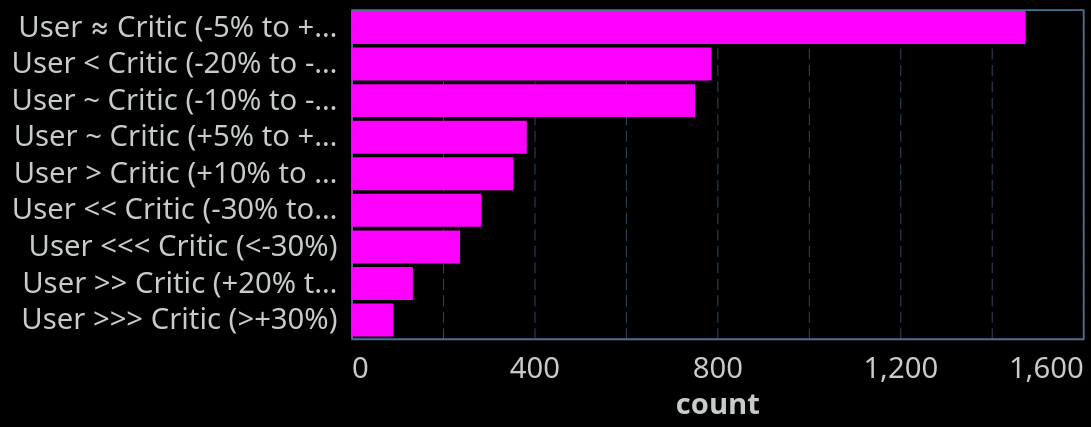

Source (Vega-Lite JSON):
### Vega-Lite specification from a JSON file in a GitHub repository (floating-point values rounded to 4 significant figures)
{"config": {"view": {"continuousWidth": 400, "continuousHeight": 300, "stroke": "#4A7295", "strokeWidth": 1}, "background": "#000000", "mark": {"color": "#ff00ff"}, "arc": {"fill": "#ff00ff"}, "area": {"fill": "#ff00ff", "line": true, "fillOpacity": 0.1}, "line": {"stroke": "#ff00ff", "strokeWidth": 2}, "path": {"stroke": "#ff00ff"}, "rect": {"fill": "#ff00ff"}, "shape": {"stroke": "#ff00ff"}, "symbol": {"fill": "#ff00ff"}, "title": {"color": "#C7CCC9", "anchor": "start", "dy": -15, "fontSize": 16, "font": "IBM Plex Sans,system-ui,-apple-system,BlinkMacSystemFont,\".sfnstext-regular\",sans-serif", "fontWeight": 600}, "axisBand": {"grid": false}, "axis": {"labelColor": "#C7CCC9", "labelFontSize": 16, "labelFont": "IBM Plex Sans Condensed, system-ui, -apple-system, BlinkMacSystemFont, \".SFNSText-Regular\", sans-serif", "labelFontWeight": 400, "titleColor": "#C7CCC9", "titleFontWeight": 600, "titleFontSize": 16, "grid": true, "gridColor": "#4A7295", "labelAngle": 0, "domainColor": null, "tickColor": null, "labelPadding": 2, "tickSize": 6, "tickWidth": 0.5, "gridOpacity": 1, "gridZ": 1}, "axisX": {"gridDash": [6, 3], "gridWidth": 0.35, "gridColor": "#4A7295", "labelAngle": 0}, "axisY": {"gridDash": [6, 3], "gridWidth": 0.35, "gridColor": "#4A7295"}, "layer": {"grid": 1, "mark": 0}, "legend": {"labelFontSize": 11, "padding": 1, "symbolType": "square", "labelColor": "#C7CCC9", "titleColor": "#C7CCC9"}, "style": {"guide-label": {"font": "IBM Plex Sans,system-ui,-apple-system,BlinkMacSystemFont,\".sfnstext-regular\",sans-serif", "fill": "#C7CCC9", "fontWeight": 400}, "guide-title": {"font": "IBM Plex Sans,system-ui,-apple-system,BlinkMacSystemFont,\".sfnstext-regular\",sans-serif", "fill": "#C7CCC9", "fontWeight": 400}}, "range": {"category": ["#0000FF", "#FF6600FF", "#44E602", "#ff00ff", "#FFFF00", "#9900CC", "#33CCFF", "#f77976ff", "#CC66FF"]}}, "data": {"name": "data-688e270f510170e3e65bad97e5f570aa"}, "mark": {"type": "bar"}, "encoding": {"tooltip": [{"field": "metacritic_score_difference_pct_category", "type": "nominal"}, {"field": "count", "type": "quantitative"}], "x": {"field": "count", "type": "quantitative"}, "y": {"field": "metacritic_score_difference_pct_category", "sort": "-x", "title": "", "type": "nominal"}}, "$schema": "https://vega.github.io/schema/vega-lite/v5.20.1.json", "datasets": {"data-688e270f510170e3e65bad97e5f570aa": [{"metacritic_score_difference_pct_category": "User <<< Critic (<-30%)", "count": 238}, {"metacritic_score_difference_pct_category": "User << Critic (-30% to -20%)", "count": 285}, {"metacritic_score_difference_pct_category": "User < Critic (-20% to -10%)", "count": 788}, {"metacritic_score_difference_pct_category": "User ~ Critic (-10% to -5%)", "count": 752}, {"metacritic_score_difference_pct_category": "User ≈ Critic (-5% to +5%)", "count": 1475}, {"metacritic_score_difference_pct_category": "User ~ Critic (+5% to +10%)", "count": 384}, {"metacritic_score_difference_pct_category": "User > Critic (+10% to +20%)", "count": 355}, {"metacritic_score_difference_pct_category": "User >> Critic (+20% to +30%)", "count": 135}, {"metacritic_score_difference_pct_category": "User >>> Critic (>+30%)", "count": 92}]}}
